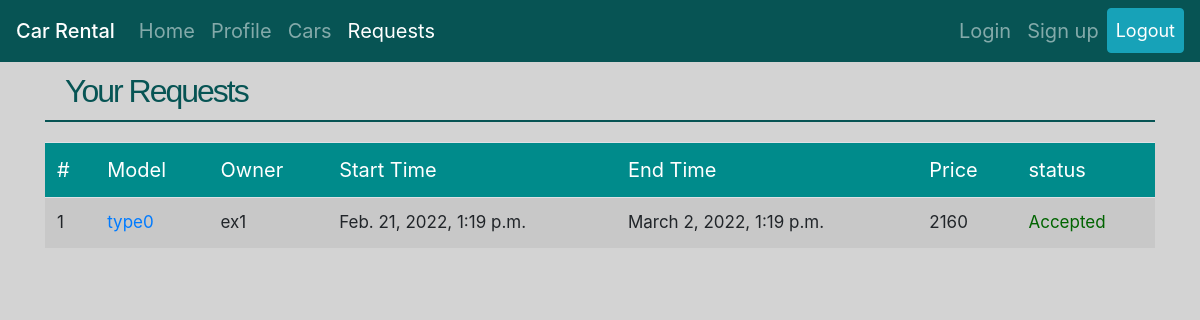
Screenshot of /rental/requests/ (signed in) with the database file from the repository.
### car_rental/models.py (models this page shows, shortened)
class RentRequest(models.Model):
    is_accepted = models.BooleanField(default=False)
    has_result = models.BooleanField(default=False)
    car = models.ForeignKey(Car, on_delete=models.CASCADE)
    requester = models.ForeignKey(User, on_delete=models.CASCADE)
    rent_start_time = models.DateTimeField('Start Time', default=timezone.now)
    rent_end_time = models.DateTimeField('End Time', default=get_tomorrow)
    creation_time = models.DateTimeField('Request time:', default=timezone.now)
    def get_price(self):
        delta_time = self.rent_end_time - self.rent_start_time
        delta_hours = delta_time.days * 24 + ceil(delta_time.seconds/3600)
        return delta_hours * self.car.price_per_hour

class Car(models.Model):
    car_type = models.CharField(max_length=50, default='type0')
    plate = models.CharField(max_length=8, default='12345678')
    renter = models.ForeignKey(User, null=True, default=None, on_delete=models.SET_NULL, related_name='cars_rented')
    owner = models.ForeignKey(User, on_delete=models.CASCADE, null=True, related_name='cars_owned')
    price_per_hour = models.IntegerField(default=10)
    rent_start_time = models.DateTimeField('Start Time', default=timezone.now)
    rent_end_time = models.DateTimeField('End Time', default=timezone.now)
    needs_repair = models.BooleanField(default=False)

class User(AbstractUser):
    isCarExhibition = models.BooleanField(default=False)
    credit = models.IntegerField(default=0)

### car_rental/views.py (the view)
# urls.py: path('requests/', views.RentRequestListView.as_view(), name='requests'),
@method_decorator(login_required, name='dispatch')
class RentRequestListView(generic.ListView):
    template_name = 'car_rental/request_list.html'
    model = RentRequest
    context_object_name = 'requests'
    def get_queryset(self):
        current_user = get_object_or_404(User, id=self.request.user.id)
        if current_user.isCarExhibition:
            return current_user.get_all_requests_of_exhibition()
        return current_user.rentrequest_set.all().order_by('-rent_start_time')

### car_rental/templates/car_rental/request_list.html (shortened to what this page needs)
{% extends 'car_rental/base.html' %}
{% load static %}
{% block style %}
    <link rel="stylesheet" type="text/css" href="{% static 'car_rental/stylesheets/request_list.css' %}">
{% endblock%}
{% block content %}
<div class="container">
<h1>Your Requests</h1>
{%if  user.isCarExhibition %}
    {% if requests %}
        <div class="alert alert-info"> Please accept or reject these requests:</div>
        <form action="{% url 'car_rental:answer_requests' %}" method="post">
        {% csrf_token %}
        <table class="table  table-striped table-hover">
        <thead>
        <tr>
            <td>#</td>
            <td>Model</td>
            <td>Plate Number</td>
            <td>Requester</td>
            <td>Start Time</td>
            <td>End Time</td>
            <td>Income</td>
            <td>Take it?</td>
        </tr>
        </thead>
        <tbody>
        {% for request in requests %}
            <tr>
                <td>{{ forloop.counter }}</td>
                <td>
                    <a href="{% url 'car_rental:car' request.car.id %}">
                        {{ request.car.car_type }}
                    </a>
                </td>
                <td>{{ request.car.plate }}</td>
                <td>
                    <a href="{% url 'car_rental:user_info' request.requester.id %}">
                        {{ request.requester.username }}
                    </a>
                </td>
                <td>{{ request.rent_start_time }}</td>
                <td>{{ request.rent_end_time }}</td>
                <td>{{ request.get_price }}</td>
                <td>
                    <label for="yes{{ forloop.counter }}">Yes</label>
                    <input required type="radio" id="yes{{ forloop.counter }}" name="{{ request.id }}" value="yes">
                    &nbsp;&nbsp;&nbsp;&nbsp;
                    <label for="no{{ forloop.counter }}">No</label>
                    <input type="radio" id="no{{ forloop.counter }}" name="{{ request.id }}" value="no">
                </td>
            </tr>
         {% endfor %}
        </tbody>
        </table>
        <input value="Confirm" type="submit" class="btn btn-info">
        </form>
    {% else %}
        <div class="alert alert-danger"><strong>No Requests.</strong></div>
    {% endif %}
{% else %}
    {% if requests %}
        <table class="table table-striped table-hover">
        <thead>
        <tr>
            <td>#</td>
            <td>Model</td>
            <td>Owner</td>
            <td>Start Time</td>
            <td>End Time</td>
            <td>Price</td>
            <td>status</td>
        </tr>
        </thead>
        <tbody>
        {% for request in requests %}
            <tr>
                <td>{{ forloop.counter }}</td>
                <td><a href="{% url 'car_rental:car' request.car.id %}">{{ request.car.car_type }}</a></td>
                <td>{{ request.car.owner.username }}</td>
                <td>{{ request.rent_start_time }}</td>
                <td>{{ request.rent_end_time }}</td>
                <td>{{ request.get_price }}</td>
            {% if request.has_result %}
                {% if request.is_accepted %}
                    <td style="color: darkgreen">Accepted</td>
                {% else %}
                    <td style="color: darkred">Rejected</td>
                {% endif %}
            {% else %}
                <td>Not determined yet</td>
            {% endif %}
            </tr>
         {% endfor %}
        </tbody>
        </table>
    {% else %}
        <div class="alert alert-danger"><strong>No Requests.</strong></div>
    {% endif %}
{% endif %}
</div>
{% endblock %}

### car_rental/static/car_rental/stylesheets/base.css (style rules this page uses)
body { background: lightgray; margin-bottom: 30px; }
h1 { margin-bottom: 20px; color: #075454; font-family: "Trebuchet MS", sans-serif; font-size: 2em; letter-spacing: -2px; border-bottom: #075454 2px solid; padding: 10px 20px 10px 20px; }

### car_rental/static/car_rental/stylesheets/request_list.css (style rules this page uses)
h1 { padding: 10px 20px 10px 20px; }
table { width: 100%; }
td { font-size: 17px; padding: 10px; }
thead tr { background: darkcyan; }
thead td { color: white; font-size: 20px; }

### rows the page displays
RentRequest: car.car_type "type0", car.owner.username "ex1", rent_start_time "Feb. 21, 2022, 1:19 p.m.", rent_end_time "March 2, 2022, 1:19 p.m.", get_price "2160", has_result "Accepted"
